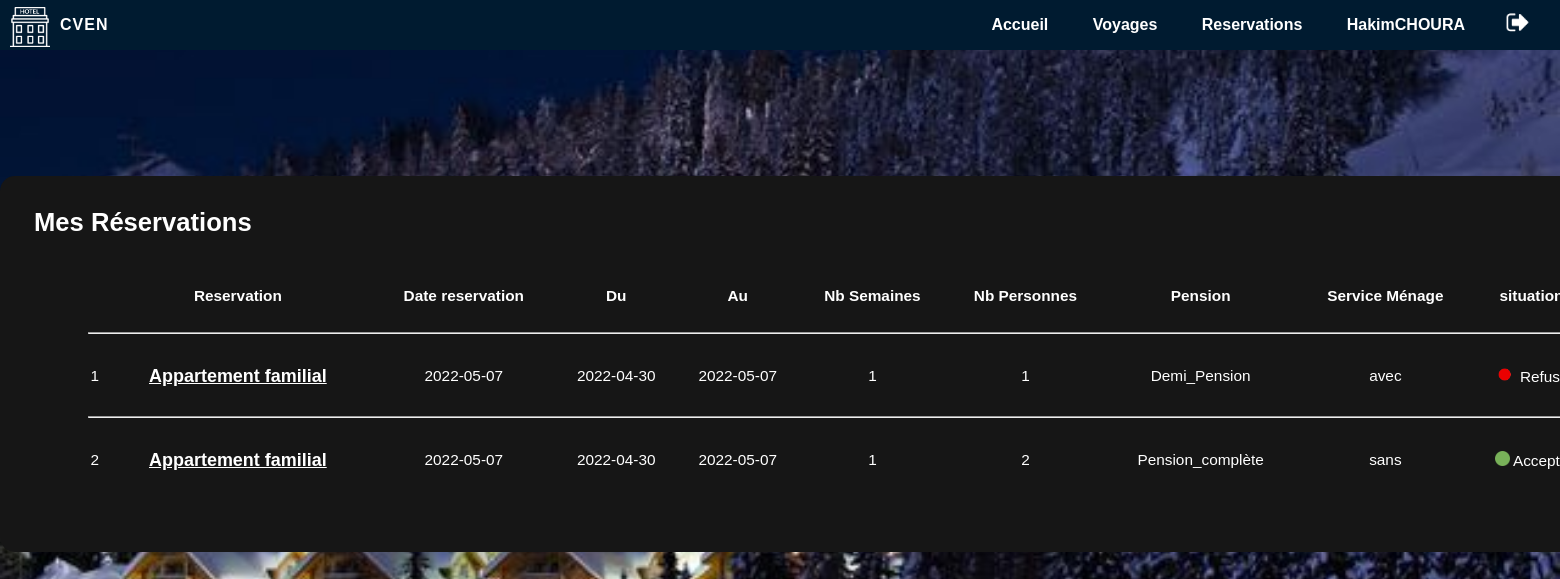
/Voyage/MesReserv.php (signed in), run on the app's committed database.
### tables this page shows
CREATE TABLE IF NOT EXISTS `reservation` (
  `id_Reservation` int(11) NOT NULL AUTO_INCREMENT,
  `Date_Arrivee` date NOT NULL,
  `Date_Depart` date NOT NULL,
  `date-reserv` date DEFAULT NULL,
  `Pension` varchar(50) NOT NULL,
  `Menage` varchar(50) NOT NULL,
  `Nb_Personnes` int(11) NOT NULL,
  `Tarif_Sejour` float NOT NULL,
  `Etat_Reservation` tinyint(50) NOT NULL,
  `id_Client` int(11) NOT NULL,
  `Num_Hebergement` int(11) NOT NULL,
  `Num_Type_Hebergement` int(11) NOT NULL,
  `Situation` int(1) NOT NULL,
  PRIMARY KEY (`id_Reservation`),
  KEY `RESERVATION_CLIENT_FK` (`id_Client`),
  KEY `RESERVATION_HEBERGEMENT0_FK` (`Num_Hebergement`)
);

CREATE TABLE IF NOT EXISTS `type_hebergement` (
  `Num_Type_Hebergement` int(11) NOT NULL,
  `Type_Hebergement` varchar(50) NOT NULL,
  `Description` varchar(50) NOT NULL,
  `Nb_Chambres` int(11) NOT NULL,
  `Tarif` float NOT NULL,
  `Lien_Photo` varchar(100) NOT NULL,
  `Note` varchar(5) NOT NULL
);

### Voyage/MesReserv.php (the view, shortened to what this page needs)
<?php
require('Connexion.php');
$login = $_SESSION["login"];
$query1 = "SELECT `id_Client` FROM `CLIENT` WHERE `Login` = '$login'";
$result1 = mysqli_query($conn,$query1) or die(mysql_error());
$rows1 = mysqli_num_rows($result1);
if($rows1==1)
{
    while($rows1 = $result1->fetch_assoc())
    {
        $id_client = $rows1["id_Client"];
    }
}
$query2 = "SELECT `id_Reservation`,`Num_Type_Hebergement`,`Date_Arrivee`,`Date_Depart`,`date-reserv`,`Nb_Personnes`,`Pension`,`Menage`,`Situation` FROM `RESERVATION` WHERE `id_Client` = '$id_client' ORDER BY `date-reserv` DESC";
$result2 = mysqli_query($conn,$query2) or die(mysql_error());
?>
<!DOCTYPE html>
<html>
    <head>
        <link rel="stylesheet" type="text/css" href="Styles/style.css">
    </head>
    <body>
        <header class="header">
            <div class="container">
                <a href="index.php" class="logo"><img src="Images/logo.png" width=40px alt="logo du site" style="margin-top: 7px;"/></a>
                <p class="logo" style="margin-left: 50px; margin-top: 0;">CVEN</p>
                <nav class="menu">
                    <a href="index.php"> Accueil </a>
                    <a href="Voyage.php"> Voyages </a>
                    <a href="MesReserv.php"> Reservations </a>
                    <?php
                    if (isset($_SESSION["login"]))
                    {
                        echo "<a style='margin-right: 40px;'>";
                        echo ($_SESSION["login"]);
                        echo "</a>";
                        echo "<a href='logout.php'><img src='Images/deconnexion.png' width=25px style='margin-top: 10px; position: absolute;'/></a>";
                    }
                    else
                    {
                        echo "<a href='SeConnecter.php'> Authentification </a>";
                    }
                    ?>
                </nav>
            </div>
        </header>
        <br>
        <br>
        <br>
        <br>
        <br>
        <br>
        <br>
        <center>
            <div id="div_1" style="width: 1700px; font-size: 80%;">
                <br>
                <h1 style="color: #ffffff; text-align: left; margin-left: 2%;">Mes Réservations</h1>
                <br>
                <table style="width: 90% ;font-size: 120%;">
                    <tr style="height: 50px;">
                        <th></th>
                        <th>Reservation</th>
                        <th>Date reservation</th>
                        <th>Du </th>
                        <th>Au</th>
                        <th>Nb Semaines</th>
                        <th>Nb Personnes</th>
                        <th>Pension</th>
                        <th>Service Ménage</th>
                        <th>situation</th>
                    </tr>
                    <?php
$cpt = 1;
                    while($rows2 = $result2->fetch_assoc())
                    {
                    echo '
                    <tr>
                        <td colspan="11">
                            <hr style="color: #ffffff;">
                        </td>
                    <tr>
                    <tr style="height: 50px; text-align: center;">
                        <td>'. $cpt .'</td>
                        <td><u><h3 id="h3_01"><a style="color: #ffffff;" href="Details.php?id=1">';
                        $num = $rows2['Num_Type_Hebergement'];
                        $query4 = "SELECT `Type_Hebergement` FROM `TYPE_HEBERGEMENT` WHERE `Num_Type_Hebergement` = '$num'";
                        $result4 = mysqli_query($conn,$query4) or die(mysql_error());
                        $rows4 = mysqli_num_rows($result4);
                        if($rows4==1)
                        {
                            while($rows4 = $result4->fetch_assoc())
                            {
                                echo $rows4["Type_Hebergement"];
                            }
                        }
                        echo '<td>'. $rows2["date-reserv"]. '</td>';
                        echo'</a></h3></u></td>
                        <td>'; $datetime1 = $rows2["Date_Arrivee"]; echo $datetime1; echo'</td>
                        <td>'; $datetime2 = $rows2["Date_Depart"]; echo $datetime2; echo'</td>
                        <td>';
                        $date1 = date_create($datetime1);
                        $date2 = date_create($datetime2);
                        $interval = date_diff($date1, $date2);
                        echo ($interval->format('%a')/7);
                        echo'</td>
                        <td>'. $rows2["Nb_Personnes"]. '</td>
                        <td>'. $rows2["Pension"]. '</td>
                        <td>'. $rows2["Menage"]. '</td>
                        <td>';
                        $situation = $rows2["Situation"];
                        if ($situation == 1){
                            echo '<img src=\'Images/orange.png\' style="height: 15px;"> En attente';
                        }
                        elseif ($situation == 2) {
                            echo '<img src=\'Images/verte.png\' style="height: 15px;"> Accepté';
                        }
                        elseif ($situation == 3) {
                            echo '<img src=\'Images/rouge.png\' style="height: 15px;"> Refusé';
                        }
                        else {
                            echo '?';
                        }
                        echo '</td>
                        <td>';
                        echo '</td>
                    </tr>';
                    $cpt = $cpt + 1;
                    }
                    ?>
                </table>
</body>
</html>

### Voyage/Styles/style.css (style rules this page uses)
body, html { padding: 0; margin: 0; scrollbar-color: rgb(22, 22, 22) #5e5e5e; }
body { font-family: "Gill Sans", sans-serif; background-image: url('../Images/fond.jpg'); background-repeat: no-repeat; background-attachment: fixed; background-size: cover; color: #ffffff; margin: 0; }
a, a:hover { text-decoration: none; }
.header { background-color: rgb(0, 27, 48); height: 50px; line-height: 50px; padding-left: 10px; }
.logo { position: absolute; color: #ffffff; text-transform: uppercase; font-weight: bold; letter-spacing: 1px; float: left; }
.menu { float: right; font-weight: bold; padding-right: 15px; }
.menu a { color: #ffffff; margin-right: 40px; }
#div_1 { background-color: rgb(22, 22, 22); padding-bottom: 60px; width: 40%; border-radius: 15px; }
#h3_01 { color: #ffffff; }

### data on the page
reservation: value "2022-05-07", Date_Arrivee "2022-04-30", Date_Depart "2022-05-07", $interval->format('%a')/7 "1", Nb_Personnes "1", Pension "Demi_Pension", Menage "avec", Situation 3 (drawn)
type_hebergement: Type_Hebergement "Appartement familial"
reservation: value "2022-05-07", Date_Arrivee "2022-04-30", Date_Depart "2022-05-07", $interval->format('%a')/7 "1", Nb_Personnes "2", Pension "Pension_complète", Menage "sans", Situation 2 (drawn)

### other printed values
$_SESSION["login"] "HakimCHOURA"
